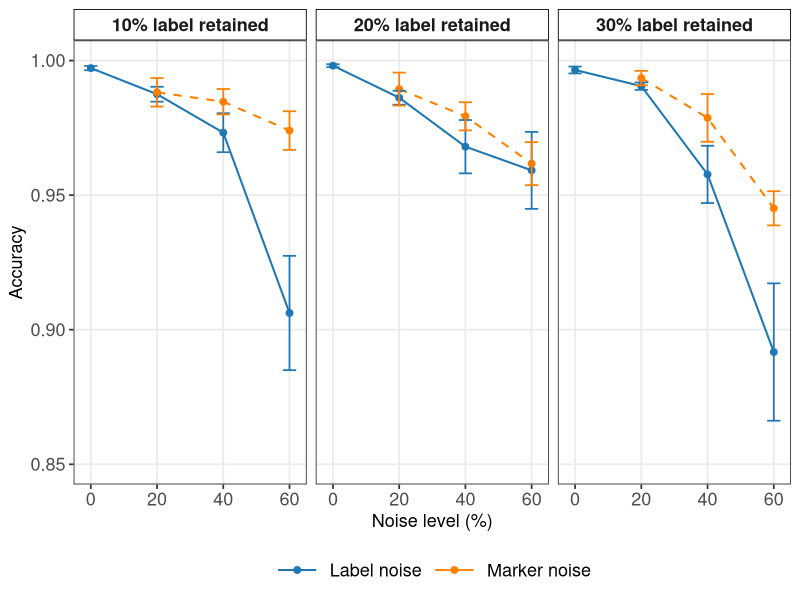
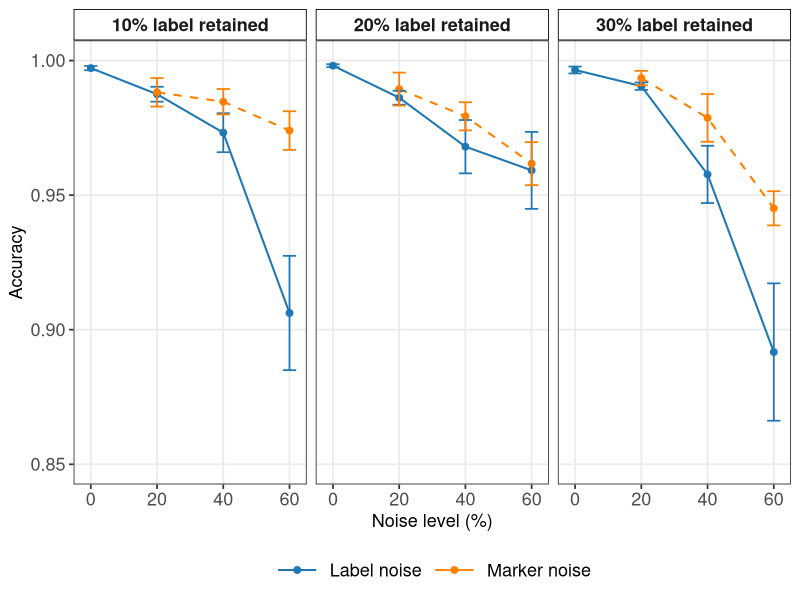

Reproduce these figures in R, in order.
library(tidyverse)

# ---- 1. 原始数据（你已有） ----
df <- tribble(
  ~label_ret, ~type,         ~noise, ~mean,   ~sd,
  
  # 10% label retained
  "10% label retained", "Label noise",   0,  0.9972, 0.0036,
  "10% label retained", "Label noise",   20, 0.9875, 0.0124,
  "10% label retained", "Label noise",   40, 0.9732, 0.0324,
  "10% label retained", "Label noise",   60, 0.9062, 0.0950,
  "10% label retained", "Marker noise",  20, 0.9882, 0.0237,
  "10% label retained", "Marker noise",  40, 0.9847, 0.0211,
  "10% label retained", "Marker noise",  60, 0.9740, 0.0321,
  
  # 20% label retained
  "20% label retained", "Label noise",   0,  0.9981, 0.0024,
  "20% label retained", "Label noise",   20, 0.9862, 0.0116,
  "20% label retained", "Label noise",   40, 0.9680, 0.0443,
  "20% label retained", "Label noise",   60, 0.9592, 0.0639,
  "20% label retained", "Marker noise",  20, 0.9894, 0.0274,
  "20% label retained", "Marker noise",  40, 0.9793, 0.0234,
  "20% label retained", "Marker noise",  60, 0.9617, 0.0358,
  
  # 30% label retained
  "30% label retained", "Label noise",   0,  0.9965, 0.0057,
  "30% label retained", "Label noise",   20, 0.9905, 0.0062,
  "30% label retained", "Label noise",   40, 0.9577, 0.0476,
  "30% label retained", "Label noise",   60, 0.8917, 0.1141,
  "30% label retained", "Marker noise",  20, 0.9935, 0.0120,
  "30% label retained", "Marker noise",  40, 0.9787, 0.0397,
  "30% label retained", "Marker noise",  60, 0.9451, 0.0284
)

# ---- 2. 使用 SE 替代 SD ----
df <- df %>% mutate(se = sd / sqrt(20))

# ---- 3. 绘图 ----
p <- ggplot(df, aes(x = noise, y = mean, color = type)) +
  geom_line(aes(linetype = type), linewidth = 0.7) +   # PDF 中线条更细更好看
  geom_point(size = 2) +
  geom_errorbar(
    aes(
      ymin = pmax(mean - se, 0),
      ymax = pmin(mean + se, 1)
    ),
    width = 4,
    linewidth = 0.6
  ) +
  facet_wrap(~ label_ret, nrow = 1) +
  scale_color_manual(values = c(
    "Label noise"  = "#1f78b4",
    "Marker noise" = "#ff7f00"
  )) +
  scale_linetype_manual(values = c(
    "Label noise"  = "solid",
    "Marker noise" = "dashed"
  )) +
  scale_x_continuous(breaks = c(0,20,40,60)) +
  scale_y_continuous(limits = c(0.85, 1.0)) +
  labs(
    x = "Noise level (%)",
    y = "Accuracy",
    color = NULL,
    linetype = NULL
  ) +
  theme_bw(base_size = 13) +     # 全局字体全部设为 13
  theme(
    strip.background = element_rect(fill = "white", color = "black"), # 保留白框标题
    strip.text = element_text(size = 13, face = "bold"),
    
    axis.text = element_text(size = 13),
    axis.title = element_text(size = 13),
    
    legend.position = "bottom",
    legend.text = element_text(size = 13),
    legend.title = element_blank(),
    legend.key.width = unit(1.2, "cm"),
    
    panel.grid.minor = element_blank()
  )


p
# 输出到 PDF（矢量图）
pdf("noise_plot.pdf", width = 7, height = 4, useDingbats = FALSE)

print(p)

dev.off()
